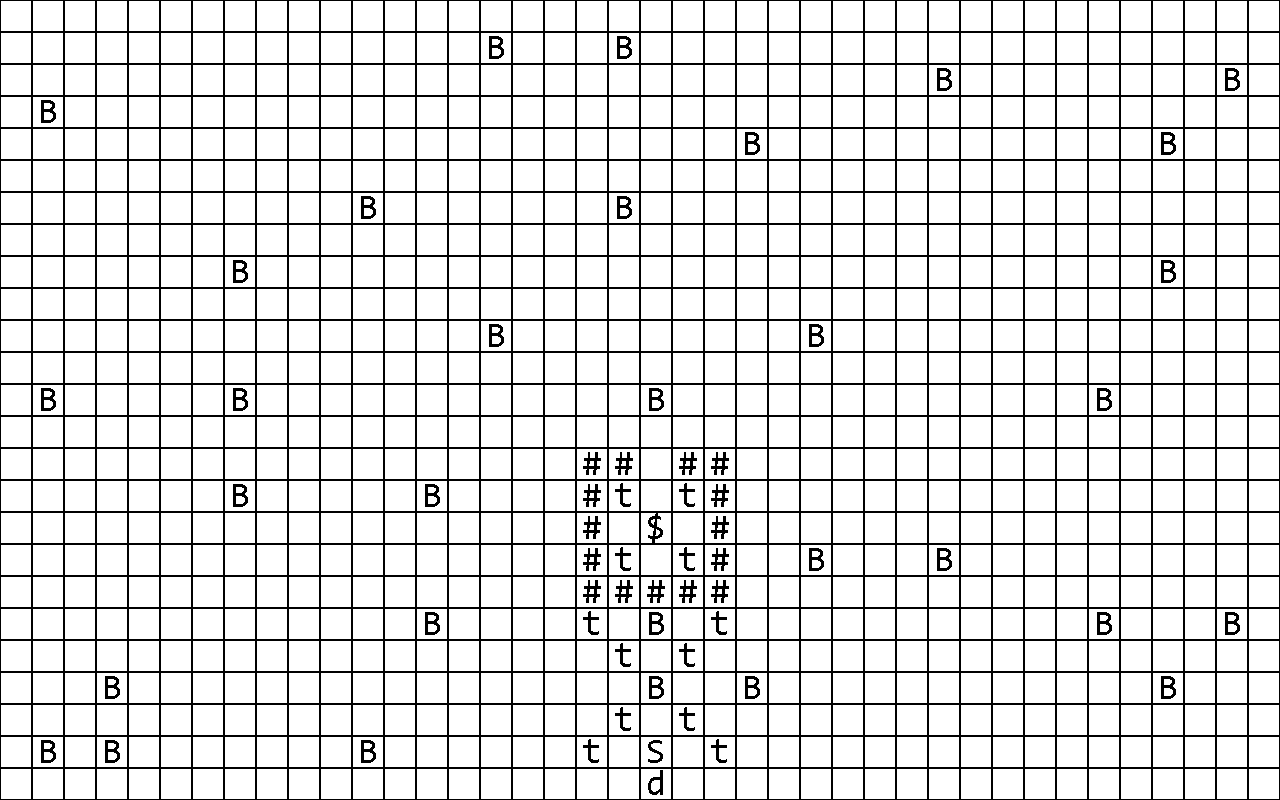

A level layout from a 2D game, rendered from its tile map. Below: a short description, then the map file with tile-grid data replaced by summaries:
An orthogonal 40x25 tile map with 32x32 px tiles, 1 tile layer (Puzzle), 1 hidden layer not drawn.

<map version="1.0" orientation="orthogonal" width="40" height="25" tilewidth="32" tileheight="32">
 <tileset firstgid="1" name="Test" tilewidth="32" tileheight="32">
  <image source="../tilesets/test.bmp" trans="ffffff" width="256" height="384" />
  <terraintypes>
   <terrain name="Beacon" tile="69" />
   <terrain name="blank" tile="93" />
   <terrain name="wall" tile="3" />
   <terrain name="torch" tile="61" />
   <terrain name="money" tile="4" />
   <terrain name="Spawn" tile="85" />
   <terrain name="door" tile="45" />
  </terraintypes>
  <tile id="3" terrain="2,2,2,2">
   <properties>
    <property name="unchangeable" value="1" />
    <property name="wall" value="1" />
   </properties>
  </tile>
  <tile id="4" terrain="4,4,4,4">
   <properties>
    <property name="money" value="1" />
   </properties>
  </tile>
  <tile id="45" terrain="6,6,6,6">
   <properties>
    <property name="door" value="1" />
   </properties>
  </tile>
  <tile id="61" terrain="3,3,3,3">
   <properties>
    <property name="torch" value="1" />
   </properties>
  </tile>
  <tile id="69" terrain="0,0,0,0">
   <properties>
    <property name="Beacon" value="1" />
   </properties>
  </tile>
  <tile id="85" terrain="5,5,5,5">
   <properties>
    <property name="spawn" value="1" />
   </properties>
  </tile>
  <tile id="93" terrain="1,1,1,1" />
  <tile id="94" terrain="1,1,1,1">
   <properties>
    <property name="wall" value="1" />
   </properties>
  </tile>
  <tile id="95" terrain="1,1,1,1" />
 </tileset>
 <layer name="Puzzle" width="40" height="25">
  <data>[1000 cells, 1000 non-empty, 7 distinct tile ids]</data>
 </layer>
 <layer name="Solution" width="40" height="25" visible="0">
  <data>[1000 cells, 1000 non-empty, 3 distinct tile ids]</data>
 </layer>
</map>